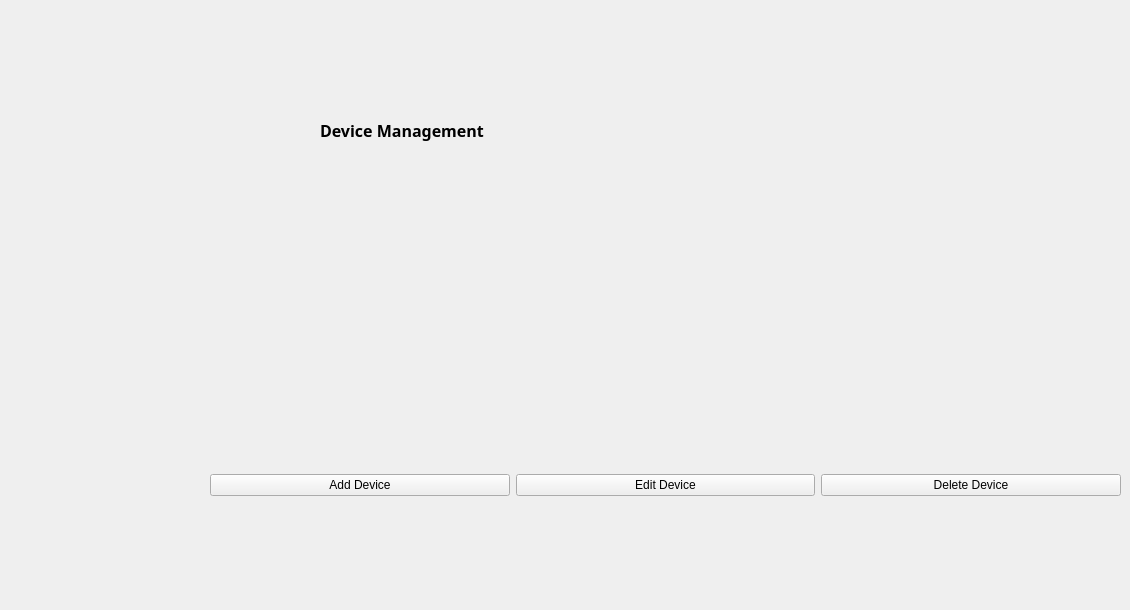
          <widget class="QWidget" name="page_4">
           <widget class="QLabel" name="label_85">
            <property name="geometry">
             <rect>
              <x>320</x>
              <y>30</y>
              <width>681</width>
              <height>201</height>
             </rect>
            </property>
            <property name="font">
             <font>
              <family>Yu Gothic UI Semibold</family>
              <pointsize>12</pointsize>
              <weight>75</weight>
              <bold>true</bold>
             </font>
            </property>
            <property name="text">
             <string>Device Management</string>
            </property>
           </widget>
           <widget class="QWidget" name="horizontalLayoutWidget_12">
            <property name="geometry">
             <rect>
              <x>210</x>
              <y>370</y>
              <width>911</width>
              <height>231</height>
             </rect>
            </property>
            <layout class="QHBoxLayout" name="horizontalLayout_2">
             <item>
              <widget class="QPushButton" name="pushButton">
               <property name="text">
                <string>Add Device</string>
               </property>
              </widget>
             </item>
             <item>
              <widget class="QPushButton" name="pushButton_4">
               <property name="text">
                <string>Edit Device</string>
               </property>
              </widget>
             </item>
             <item>
              <widget class="QPushButton" name="pushButton_5">
               <property name="text">
                <string>Delete Device</string>
               </property>
              </widget>
             </item>
            </layout>
           </widget>
          </widget>
